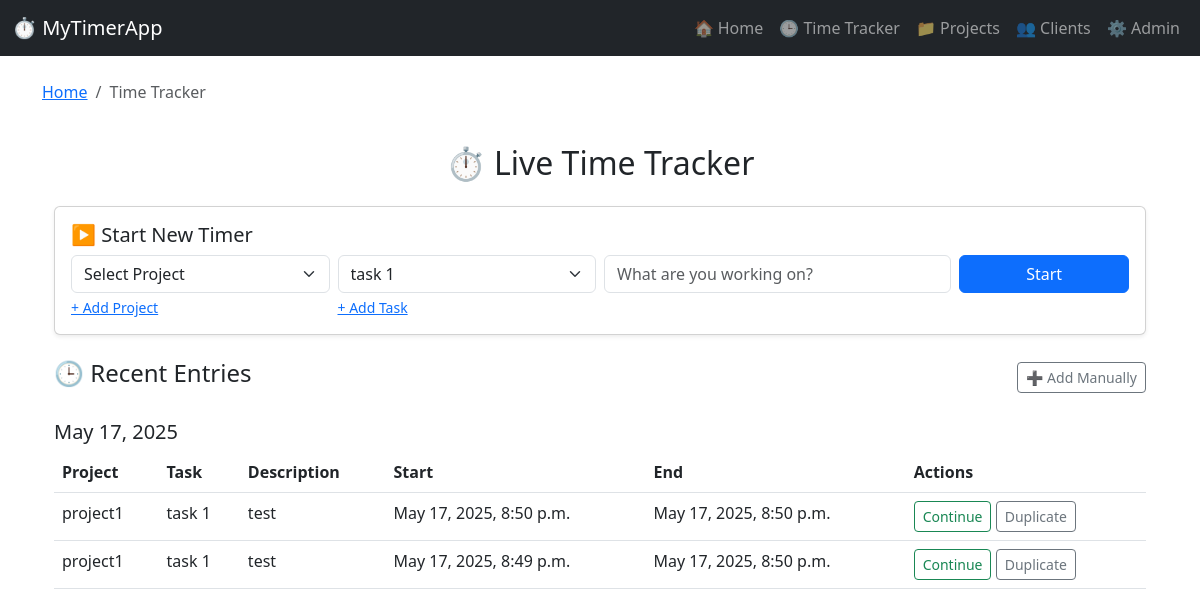
/tracker/, run on the app's committed database.
### timetracker/models.py (models this page shows, shortened)
class TimeEntry(models.Model):
    project = models.ForeignKey(Project, on_delete=models.CASCADE)
    task = models.ForeignKey(Task, on_delete=models.SET_NULL, null=True, blank=True)
    description = models.TextField(blank=True)
    start_time = models.DateTimeField()
    end_time = models.DateTimeField(null=True, blank=True)
    billable = models.BooleanField(default=True)
    hourly_rate = models.DecimalField(max_digits=8, decimal_places=2, default=0.00)

### projects/models.py (models this page shows)
class Project(models.Model):
    client = models.ForeignKey(Client, on_delete=models.CASCADE)
    name = models.CharField(max_length=100)
    color = models.CharField(max_length=7, default="#03a9f4")
    archived = models.BooleanField(default=False)
    def __str__(self):
        return self.name

class Task(models.Model):
    project = models.ForeignKey(Project, on_delete=models.CASCADE)
    name = models.CharField(max_length=100)
    estimated_minutes = models.PositiveIntegerField(default=0)
    is_active = models.BooleanField(default=True)
    def __str__(self):
        return f"{self.name} ({self.project.name})"

### timetracker/views.py (the view)
# urls.py: path('', views.tracker_home, name='tracker_home'),
def tracker_home(request):
    running_entry = TimeEntry.objects.filter(end_time__isnull=True).first()
    past_entries = TimeEntry.objects.filter(end_time__isnull=False).order_by('-start_time')
    form = ManualEntryForm()
    projects = Project.objects.all()
    tasks = Task.objects.all()
    clients = Client.objects.all()
    progress_percent = 0
    if running_entry:
        duration = (get_workspace_now(Workspace) - running_entry.start_time).total_seconds() / 3600
        progress_percent = min(100, int((duration / 8) * 100))
    return render(request, 'timetracker/tracker.html', {
        'running_entry': running_entry,
        'past_entries': past_entries,
        'form': form,
        'projects': projects,
        'tasks': tasks,
        'clients': clients,
        'progress_percent': progress_percent
    })

### timetracker/forms.py
class ManualEntryForm(forms.ModelForm):
    class Meta:
        model = TimeEntry
        fields = ['project', 'task', 'description', 'start_time', 'end_time', 'billable', 'hourly_rate']

### templates/timetracker/tracker.html (shortened to what this page needs)
{% extends 'base.html' %}
{% block breadcrumb_items %}
    <li class="breadcrumb-item active">Time Tracker</li>
{% endblock %}
{% block content %}
{% load static %}
<!DOCTYPE html>
<html lang="en" x-data>
<head>
    <link href="https://cdn.jsdelivr.net/npm/bootstrap@5.3.0/dist/css/bootstrap.min.css" rel="stylesheet">
</head>
<body>
<div class="container py-4">
    <h2 class="text-center mb-4">⏱ Live Time Tracker</h2>
    {% if running_entry %}
    <div class="card shadow-sm border-success mb-4">
        <div class="card-body">
            <h5 class="card-title text-success">🔴 Tracking Now</h5>
            <p><strong>Project:</strong> {{ running_entry.project.name }}</p>
            <p><strong>Description:</strong> {{ running_entry.description }}</p>
            <p><small>Started at: {{ running_entry.start_time }}</small></p>
            <p><strong>Elapsed:</strong> <span id="live-timer">--:--:--</span></p>
            <div class="progress mb-2">
              <div class="progress-bar bg-success" role="progressbar" style="width: {{ progress_percent }}%;" aria-valuenow="{{ progress_percent }}" aria-valuemin="0" aria-valuemax="100"></div>
            </div>
            <form method="post" action="{% url 'stop_timer' running_entry.id %}">
                {% csrf_token %}
                <button class="btn btn-danger">Stop Timer</button>
            </form>
        </div>
    </div>
    <script>
        const start = new Date("{{ running_entry.start_time|date:'Y-m-d H:i:s' }}");
        setInterval(() => {
            const now = new Date();
            const diff = Math.floor((now - start) / 1000);
            const hrs = String(Math.floor(diff / 3600)).padStart(2, '0');
            const min = String(Math.floor((diff % 3600) / 60)).padStart(2, '0');
            const sec = String(diff % 60).padStart(2, '0');
            document.getElementById('live-timer').textContent = `${hrs}:${min}:${sec}`;
        }, 1000);
    </script>
    {% else %}
    <div class="card shadow-sm mb-4">
        <div class="card-body">
            <h5 class="card-title">▶️ Start New Timer</h5>
            <form method="post" action="{% url 'start_timer' %}" class="row g-2">
                <div class="col-md-3">
                    <select name="project" id="project-select" class="form-select" required
                        hx-get="{% url 'tasks_by_project' %}" hx-target="#task-select" hx-trigger="change" hx-include="[name='project']">
                        <option value="">Select Project</option>
                    </select>
                    <a href="#" class="small d-block mt-1" data-bs-toggle="modal" data-bs-target="#addProjectModal">+ Add Project</a>
                </div>
                <div class="col-md-3">
                    <select name="task" id="task-select" class="form-select">
                        {% for task in tasks %}
                            <option value="{{ task.id }}">{{ task.name }}</option>
                        {% endfor %}
                    </select>
                    <a href="#" class="small d-block mt-1" data-bs-toggle="modal" data-bs-target="#addTaskModal">+ Add Task</a>
                </div>
                <div class="col-md-4">
                    <input name="description" class="form-control" placeholder="What are you working on?" required>
                </div>
                <div class="col-md-2">
                    <button class="btn btn-primary w-100">Start</button>
                </div>
            </form>
        </div>
    </div>
    {% endif %}
    <div class="d-flex justify-content-between align-items-center mb-3">
        <h4>🕒 Recent Entries</h4>
        <button class="btn btn-outline-secondary btn-sm" data-bs-toggle="modal" data-bs-target="#manualEntryModal">
            ➕ Add Manually
        </button>
    </div>
    {% regroup past_entries by start_time.date as date_groups %}
    {% for group in date_groups %}
        <h5 class="mt-4">{{ group.grouper }}</h5>
        <table class="table table-hover">
            <thead>
                <tr>
                    <th>Project</th>
                    <th>Task</th>
                    <th>Description</th>
                    <th>Start</th>
                    <th>End</th>
                    <th>Actions</th>
                </tr>
            </thead>
            <tbody>
            {% for entry in group.list %}
                <tr>
                    <td>{{ entry.project.name }}</td>
                    <td>{{ entry.task.name }}</td>
                    <td>{{ entry.description }}</td>
                    <td>{{ entry.start_time }}</td>
                    <td>{{ entry.end_time }}</td>
                    <td>
                        <form method="post" action="{% url 'continue_entry' entry.id %}" class="d-inline">
                            <button class="btn btn-outline-success btn-sm">Continue</button>
                        </form>
                        <form method="post" action="{% url 'duplicate_entry' entry.id %}" class="d-inline">
                            <button class="btn btn-outline-secondary btn-sm">Duplicate</button>
                        </form>
                    </td>
                </tr>
            {% endfor %}
            </tbody>
        </table>
    {% endfor %}
</div>
</body>
</html>
{% endblock %}

### data on the page
TimeEntry: project.name "project1", task.name "task 1", description "test", start_time "May 17, 2025, 8:50 p.m.", end_time "May 17, 2025, 8:50 p.m."
TimeEntry: project.name "project1", task.name "task 1", description "test", start_time "May 17, 2025, 8:49 p.m.", end_time "May 17, 2025, 8:50 p.m."

### other printed values
{{ group.grouper }} "May 17, 2025"
form field task "task 1"
